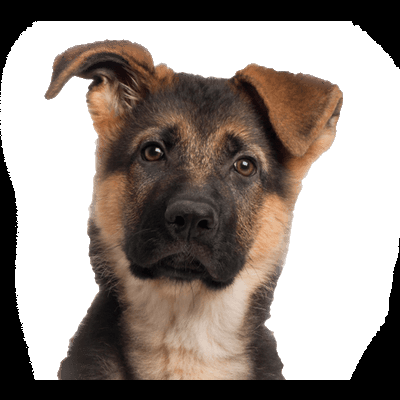
#> input picture animals/dog-1.png, 400 x 400 px
$ python imgsearch.py   (older library calls are emulated)
#> lines starting #> are read from the running program, lines starting #| are printed output that depends on the picture; long printed decimals are rounded
from skimage.measure import compare_ssim
import imutils
import warnings
import cv2
import numpy as np

warnings.filterwarnings(action = 'ignore')

def resizeImages(image):
    dim = (1000, 1000)
    return cv2.resize(image, dim)

def imgToGray(image):
    return cv2.cvtColor(image, cv2.COLOR_BGR2GRAY)

def calculateMse(imageA, imageB):
    err= np.sum((imageA.astype("float") - imageB.astype("float")) ** 2)
    err /= float(imageA.shape[0] * imageA.shape[1])
    return err

animals = ["dog-1.png", "dog-2.png", "dog-3.png", "elephant-1.jpeg", "elephant-2.png", "elephant-3.jpeg"]

imageA = cv2.imread("animals/{}".format(animals[0]))
#> imageA is the input picture: shape (400, 400, 3); mean B, G, R 136.3, 142.3, 152
imageA = resizeImages(imageA)
imageA = imgToGray(imageA)
#> in imgToGray, `return cv2.cvtColor(image, cv2.COLOR_BGR2GRAY)`:
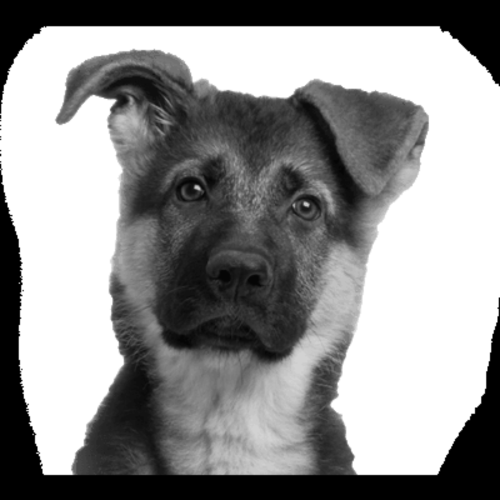
#> returned value: shape (1000, 1000) (shown at 1/2 size); min 0, max 255, mean 144.5
for animal in animals:
    imageB = cv2.imread("animals/{}".format(animal))
    imageB = resizeImages(imageB)
    imageB = imgToGray(imageB)
    (score, diff) = compare_ssim(imageA, imageB, full=True)
#> diff: shape (1000, 1000) float64; every value is 1
#> score = 1
    mse = calculateMse(imageA, imageB)
#> in calculateMse, `err= np.sum((imageA.astype("float") - imageB.astype("float")) ** 2)`: err = 0
#> mse = 0
    print("For {} & {}, SSIM:  {}, MSE: {}".format(animals[0], animal, score, mse))
#| For dog-1.png & dog-1.png, SSIM:  1.0, MSE: 0.0
#> pass 2 of the loop `for animal in animals:`:
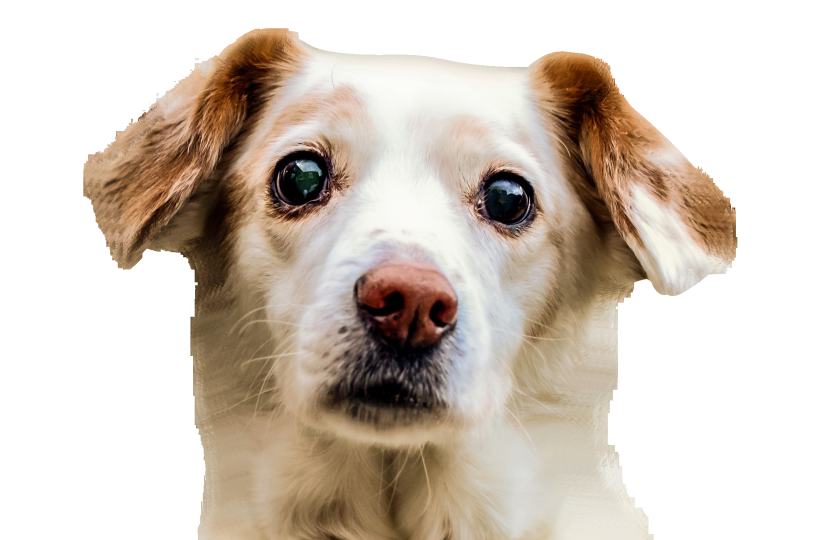
#> input picture animals/dog-2.png, 1632 x 1080 px (shown at 1/2 size)
#> imageB is the input picture: shape (1080, 1632, 3); mean B, G, R 188, 198.9, 210
#> in imgToGray (call 3), `return cv2.cvtColor(image, cv2.COLOR_BGR2GRAY)`:
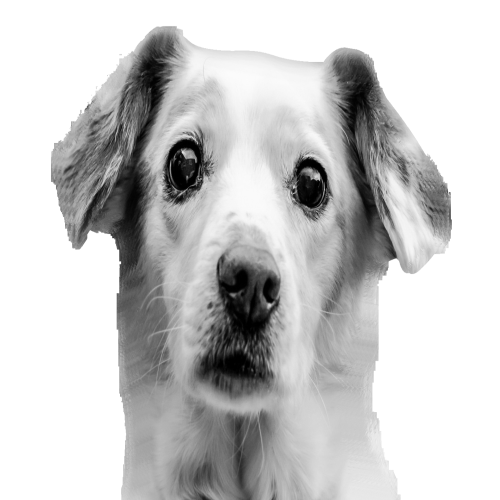
#> returned value: shape (1000, 1000) (shown at 1/2 size); min 0, max 255, mean 200.9
#> `(score, diff) = compare_ssim(imageA, imageB, full=True)`:
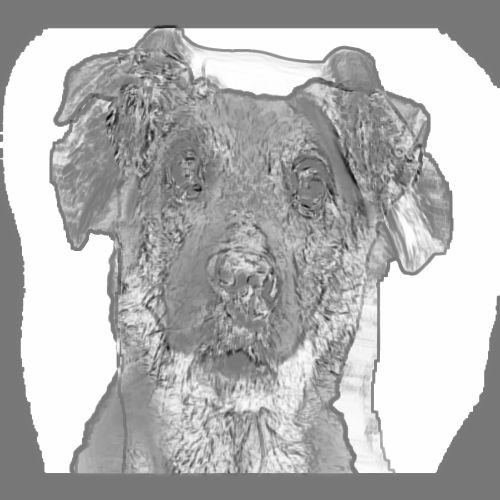
#> diff: shape (1000, 1000) float64 (shown at 1/2 size); min -0.885, max 1, mean 0.454; drawn with min black and max white
#> score = 0.458
#> mse = 15449.1
#| For dog-1.png & dog-2.png, SSIM:  0.4579, MSE: 15449.089
#> pass 3 of the loop `for animal in animals:`:
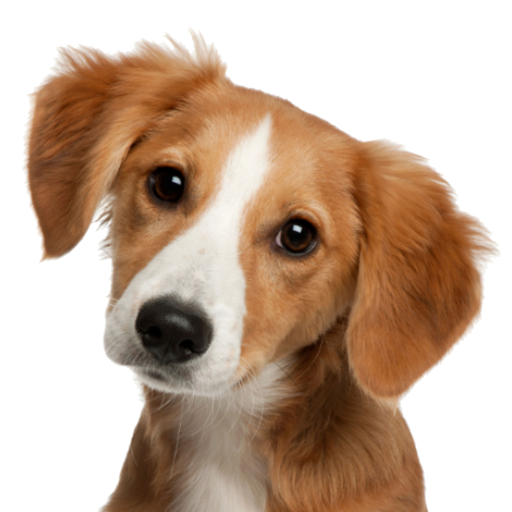
#> input picture animals/dog-3.png, 1024 x 1024 px (shown at 1/2 size)
#> imageB is the input picture: shape (1024, 1024, 3); mean B, G, R 154.4, 173.2, 197.4
#> in imgToGray (call 4), `return cv2.cvtColor(image, cv2.COLOR_BGR2GRAY)`:
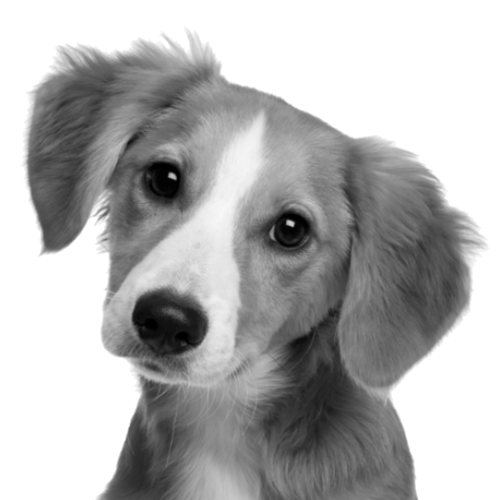
#> returned value: shape (1000, 1000) (shown at 1/2 size); min 0, max 255, mean 178.2
#> `(score, diff) = compare_ssim(imageA, imageB, full=True)`:
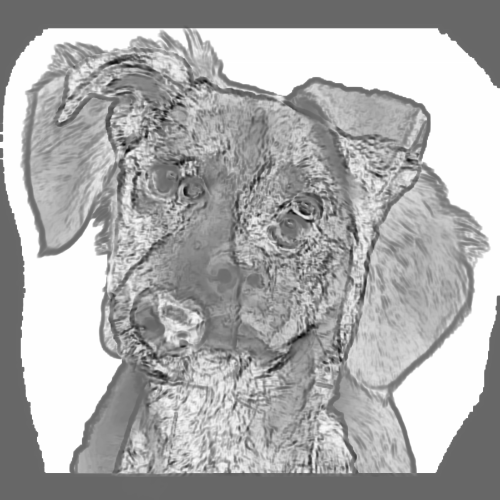
#> diff: shape (1000, 1000) float64 (shown at 1/2 size); min -0.686, max 1, mean 0.453; drawn with min black and max white
#> score = 0.457
#> mse = 16253.3
#| For dog-1.png & dog-3.png, SSIM:  0.4573, MSE: 16253.330
#> the loop made 6 passes; the first 3 are shown
